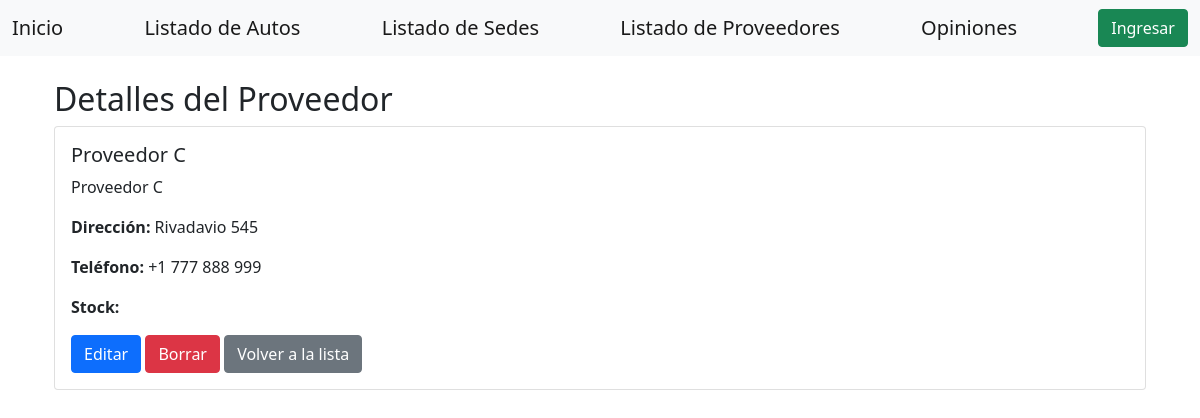
The app's page /concesionaria/proveedores/2/ with its own data.
### concesionaria/models.py (models this page shows, shortened)
class Proveedor(models.Model):
    nombre = models.CharField(max_length=200, verbose_name=_('nombre'))
    direccion = models.TextField( verbose_name=_('dirección'))
    telefono = models.CharField(max_length=15, verbose_name=_('teléfono'))

### concesionaria/views/proveedor_view.py (the view)
def proveedor_detail(request, id:int):
    updateLang(request)
    proveedor_repository = ProveedorRepository()
    proveedor = proveedor_repository.get_by_id(id)
    return render(
        request,
        'proveedores/detail.html',
        dict(
            proveedor=proveedor,
        )
    )

### concesionaria/repositories/proveedor.py (called while the page is built)
    def get_by_id(self, id: int) -> Optional[Proveedor]:
        return Proveedor.objects.get(pk=id)

### concesionaria/views/proveedor_view.py (called while the page is built)
def updateLang(request):
     if not request.user.is_anonymous:
            profile = Profile.objects.get(user=request.user)
            lang = profile.language
            activate(lang)

### efiP1/context_processors/context_processors_profile.py (called while the page is built)
def profile(request):
    if not request.user.is_anonymous:
        profile = Profile.objects.get(user=request.user)
    else:
        profile=None
    return dict(
        profile=profile
    )

### concesionaria/templates/proveedores/detail.html
{% extends "home/base.html" %}
{% load i18n %}
{% block content %}
<div class="container mt-3">
    <h2>{% trans "Detalles del Proveedor" %}</h2>
    <div class="card">
        <div class="card-body">
            <h5 class="card-title">{{ proveedor.nombre }}</h5>
            <p class="card-text">{{ proveedor.nombre }}</p>
            <p class="card-text"><strong>{% trans "Dirección" %}:</strong> {{ proveedor.direccion }}</p>
            <p class="card-text"><strong>{% trans "Teléfono" %}:</strong> {{ proveedor.telefono }}</p>
            <p class="card-text"><strong>{% trans "Stock" %}:</strong> {{ product.stock }}</p>
            <a href="{% url 'product_update' product.id %}" class="btn btn-primary">{% trans "Editar" %}</a>
            <a href="{% url 'product_delete' product.id %}" class="btn btn-danger">{% trans "Borrar" %}</a>
            <a href="{% url 'product_list' %}" class="btn btn-secondary">{% trans "Volver a la lista" %}</a>
        </div>
    </div>
</div>
{% endblock %}

### records on screen
Proveedor: nombre "Proveedor C", direccion "Rivadavio 545", telefono "+1 777 888 999"
